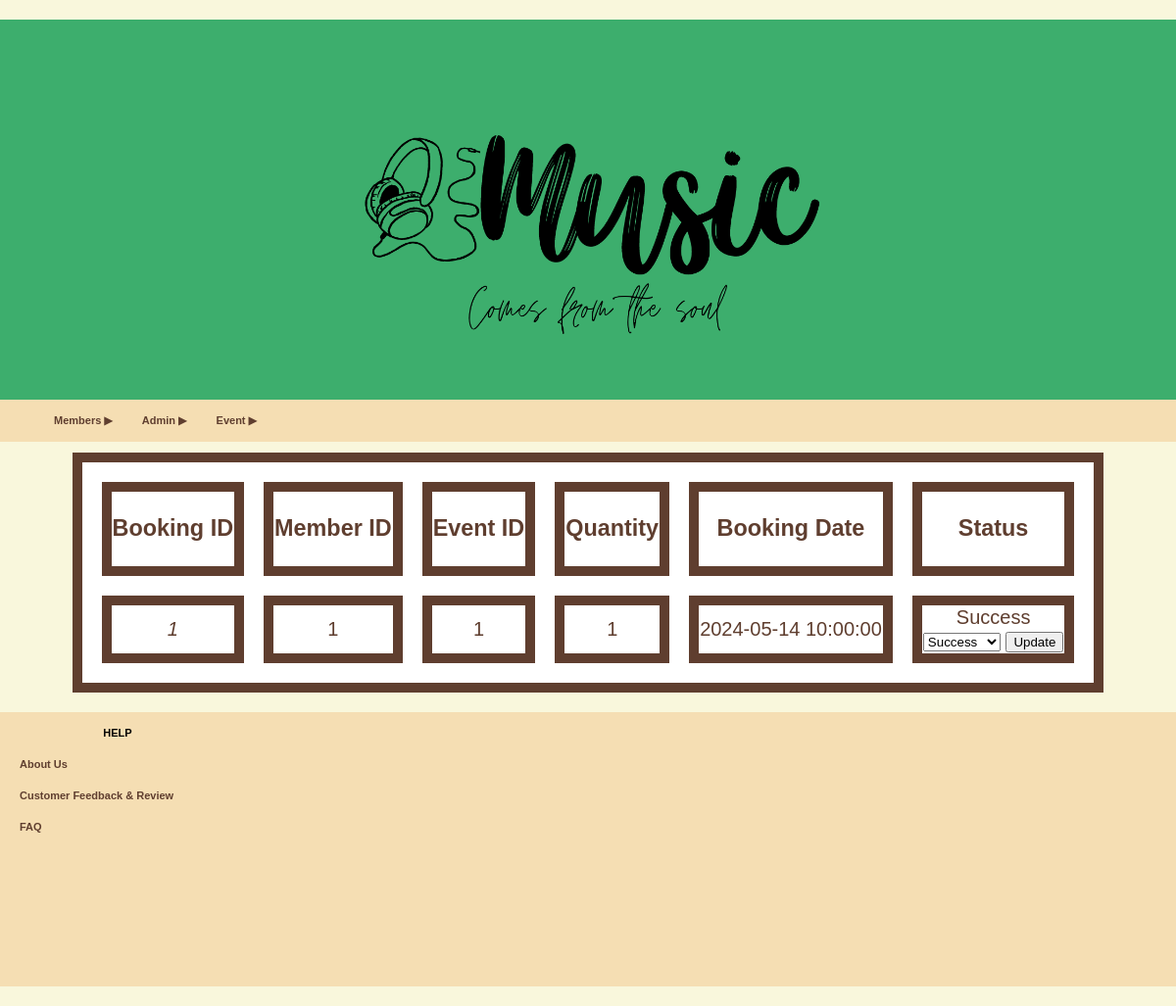
The app's page /manage_booking.php with its own data.
### tables this page shows
CREATE TABLE IF NOT EXISTS booking (
    booking_id INT PRIMARY KEY AUTO_INCREMENT,
    member_id INT NOT NULL,
    event_id INT NOT NULL,
    quantity INT NOT NULL,
    booking_date TIMESTAMP DEFAULT CURRENT_TIMESTAMP,
    status ENUM('Success', 'Canceled', 'Pending', 'Failed') DEFAULT 'pending',
    FOREIGN KEY (member_id) REFERENCES members(member_id),
    FOREIGN KEY (event_id) REFERENCES events(event_id)
);

### manage_booking.php (the view, shortened to what this page needs)
<!DOCTYPE html>
<html>
<head>
    <link rel="stylesheet" href="style.css">
</head>
<body>
    <header>
        <div class="logo">
            <a><img src="Music.png" alt="Music"></a>
        </div>
        <nav class="horizontal">
            <ul class="mainmenu">
                <li>
                    <a href="#" class="submenuTitle">Members &#9654;</a>
                </li>
                <li>
                    <a href="#" class="submenuTitle">Admin &#9654;</a>
                </li>
                <li>
                    <a href="#" class="submenuTitle">Event &#9654;</a>
                </li>
            </ul>
        </nav>
    </header>
    <section>
        <div>
<?php
$mysqli = mysqli_connect(DB_HOST,DB_USER,DB_PASSWORD,DB_NAME) OR die('Could not connect to MySQL:'.mysqli_connect_error());
$sql_readRecord = "SELECT * FROM booking";
$result_readRecord = mysqli_query($mysqli, $sql_readRecord);
?>
<table>
    <tr>
        <td><h3>Booking ID</h3></td>
        <td><h3>Member ID</h3></td>
        <td><h3>Event ID</h3></td>
        <td><h3>Quantity</h3></td>
        <td><h3>Booking Date</h3></td>
        <td><h3>Status</h3></td>
    </tr>
<?php
if ($result_readRecord) {
    while ($row = mysqli_fetch_array($result_readRecord, MYSQLI_ASSOC)){
        echo "<tr align='left'>
                <td><i>" . $row['booking_id'] . "</i></td>
                <td>" . $row['member_id'] . "</td>
                <td>" . $row['event_id']  . "</td>
                <td>" . $row['quantity']  . "</td>
                <td>" . $row['booking_date']  . "</td>
                <td>" . $row['status']  . "<br>
                    <form method='post' action=''>
                        <select name='status'>
                            <option value='Success'>Success</option>
                            <option value='Canceled'>Canceled</option>
                            <option value='Pending'>Pending</option>
                            <option value='Failed'>Failed</option>
                        </select>
                        <input type='hidden' name='booking_id' value='" . $row['booking_id'] . "'>
                        <input type='submit' name='update_status' value='Update'>
                    </form>
                </td>
            </tr>";
    }
}
?>
</table>
   </section>
</body>
<footer>
    <nav class="navi">
        <p class="help">HELP</p>
        <a href="aboutus.html">About Us</a>
        <a href="memfeedback.php">Customer Feedback & Review</a>
        <a href="FAQ.php">FAQ</a>
    </nav>
</footer>
</html>

### style.css (style rules this page uses)
html { background-color: rgb(249,247,220); margin: 0; padding: 0; }
body { background-color: rgb(249,247,220); text-align: center; color: #5F3E2F; font: 11px verdana, sans-serif; margin: 0px; padding: 20px 0px 20px 0px; align-items: center; align-self: center; }
a { color: #5F3E2F; font-weight: bold; text-decoration: none; }
.logo img { max-width: 100%; max-height: 100%; width: 1200px; height:auto; }
header { background-color: rgb(61,174,109); }
table { align-items: center; align-self: auto; max-width: 100%; max-height: 100%; }
table, th, td { border: 1px solid; background-color:white; text-align: center; border:10px solid; border-collapse: separate; border-spacing: 20px; }
nav { display:contents; width: 100%; }
nav > ul > li { display: table-cell; }
nav > ul > li > a { display: block; }
nav.horizontal ul { display:block; flex-flow:column wrap; }
ul { text-align: left; list-style: none; background-color: wheat; }
.submenuTitle { padding:15px; display:inline-block; }
nav.horizontal a.submenuTitle { display:block; }
nav { font-family:'Trebuchet MS', 'Lucida Sans Unicode', 'Lucida Grande', 'Lucida Sans', Arial, sans-serif; }
section { align-items: center; align-self: center; font-family: 'Trebuchet MS', 'Lucida Sans Unicode', 'Lucida Grande', 'Lucida Sans', Arial, sans-serif; font-size: 20px; }
section>div { display: flex; flex-direction: column; justify-content: center; align-items: center; text-align:center; }
footer { background-color: wheat; height: 280px; color: aliceblue; }
.navi > a { margin: 20px; display: flex; flex-direction: column; align-items: flex-start; }
.help { font-weight: bold; width: 200px; height: auto; margin: 20px; padding-top:15px; color: black; }

### records on screen
booking: booking_id "1", member "1", event "1", quantity "1", booking_date "2024-05-14 10:00:00", status "Success"
